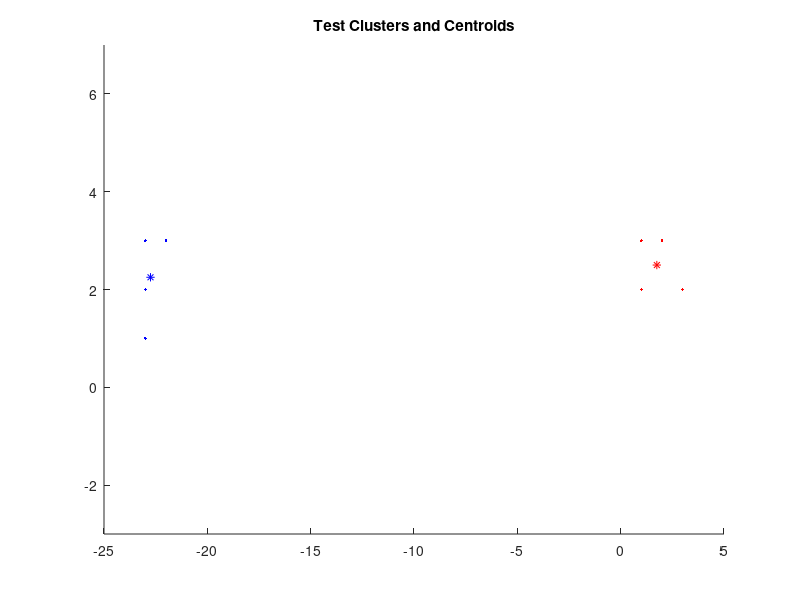

This chart was generated by the following MATLAB code:
% define test clusters
a = [1,3;2,3;1,2;3,2];
b = [-23,1;-23,2;-22,3;-23,3];

% calculate centroids
centroid_a = [mean(a(:,1)),mean(a(:,2))];
centroid_b = [mean(b(:,1)),mean(b(:,2))];

% plot test clusters
scatter(a(:,1),a(:,2),"r",".");
hold on;
scatter(centroid_a(1,1),centroid_a(1,2),"r","*")
scatter(b(:,1),b(:,2),"b",".")
scatter(centroid_b(1,1),centroid_b(1,2),"b","*")
title("Test Clusters and Centroids")
ylim([-3,7])

% consider point a_1; first, calculate average distance to each other point
% in cluster a
i = 1;
count = 0;
dist = 0;
for j = 2:4
    count = count + 1;
    dist = dist + sqrt((a(i,1) - a(j,1))^2+(a(i,2) - a(j,2))^2);
end
a_i = dist/count;

% now calculate average distance to each point in cluster b
count = 0;
dist = 0;
for j = 1:4
    count = count + 1;
    dist = dist + sqrt((a(i,1) - b(j,1))^2+(a(i,2) - b(j,2))^2);
end
b_i = dist/count;

% now check if b_i the same as the distance from a_1 to the centroid of b
centroid_dist = sqrt((a(i,1) - centroid_b(1,1))^2+(a(i,2) - centroid_b(1,2))^2);

% they are not, which means that you need to distances for every pair of
% points to properly compute silhouettes